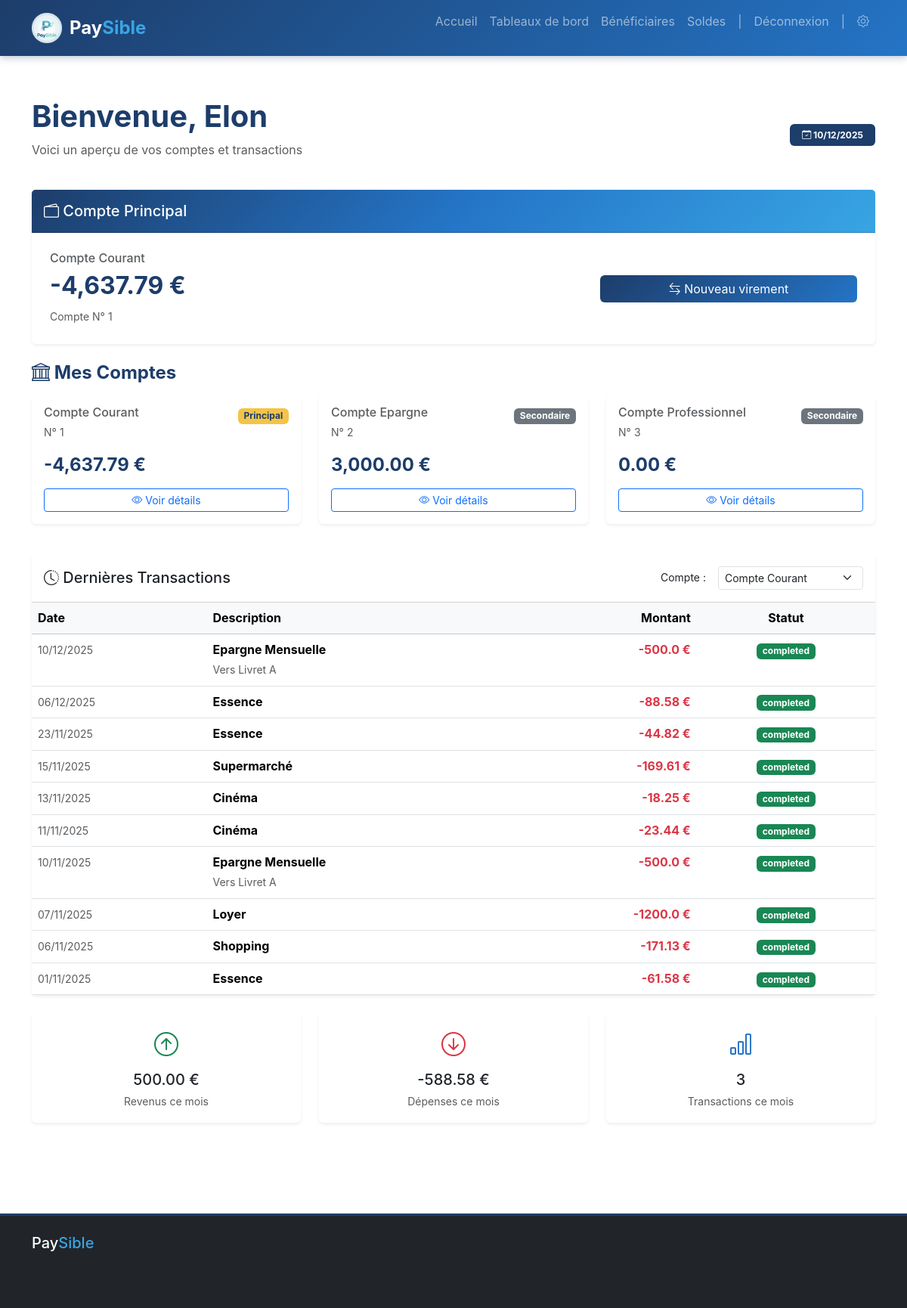
The page / (signed in) on the database its author committed.
### app/models/user.py (models this page shows)
class UserDB(Base):
    __tablename__ = "users"
    id = Column(Integer, primary_key=True, index=True)
    name = Column(String)
    last_name = Column(String)
    phone_number = Column(String)
    address = Column(String)
    email = Column(String, unique=True, index=True)
    creation_date = Column(DateTime, default=datetime.utcnow)
    accounts = relationship("AccountDB", back_populates="owner")

### app/models/account.py (models this page shows)
class AccountDB(Base):
    __tablename__ = "accounts"
    id = Column(Integer, primary_key=True, index=True)
    type = Column(String)  # Ex: Courant, Epargne
    iban = Column(String, unique=True, index=True)
    user_id = Column(Integer, ForeignKey("users.id"))
    owner = relationship("UserDB", back_populates="accounts")
    beneficiaries = relationship("BeneficiaryDB", back_populates="account")
    transaction_entries = relationship("TransactionEntryDB", back_populates="account")

### app/models/transaction.py (models this page shows)
class TransactionDB(Base):
    __tablename__ = "transactions"
    id = Column(Integer, primary_key=True, index=True)
    type = Column(String)
    amount = Column(Float)
    date = Column(DateTime, default=datetime.utcnow)
    description = Column(String)
    entries = relationship("TransactionEntryDB", back_populates="transaction")

class TransactionEntryDB(Base):
    __tablename__ = "transaction_entries"
    id = Column(Integer, primary_key=True, index=True)
    amount = Column(Float)
    type = Column(String) # Debit ou Credit
    description = Column(String)
    account_id = Column(Integer, ForeignKey("accounts.id"))
    transaction_id = Column(Integer, ForeignKey("transactions.id"))
    account = relationship("AccountDB", back_populates="transaction_entries")
    transaction = relationship("TransactionDB", back_populates="entries")

### app/web/routes.py (the view)
@router.get("/", response_class=HTMLResponse)
async def homepage(request: Request, db: Session = Depends(get_db)):
    user_email = get_user_email_from_session(request)
    if user_email:
        user = db.query(UserDB).filter(UserDB.email == user_email).first()
        if not user:
            return RedirectResponse(url="/logout")
        accounts_data = []
        total_balance = 0
        main_account_data = None
        db_accounts = user.accounts
        for index, acc in enumerate(db_accounts):
            bal = get_account_balance(db, acc.id)
            acc_info = {
                "id": acc.id,
                "iban": acc.iban,
                "type": f"Compte {acc.type}",
                "balance": f"{bal:,.2f}",
                "is_main": (index == 0)
            }
            accounts_data.append(acc_info)
            total_balance += bal
            if index == 0:
                main_account_data = acc_info
        user_account_ids = [acc.id for acc in user.accounts]
        transactions_by_account = {}
        for account in db_accounts:
            account_entries = db.query(TransactionEntryDB) \
                .join(TransactionDB) \
                .filter(TransactionEntryDB.account_id == account.id) \
                .order_by(TransactionDB.date.desc()) \
                .limit(10).all()
            transactions_list = []
            for entry in account_entries:
                transactions_list.append({
                    "date": entry.transaction.date.strftime("%d/%m/%Y"),
                    "description": entry.transaction.description,
                    "details": entry.description if entry.description != entry.transaction.description else "",
                    "amount": entry.amount,
                    "status": "completed"
                })
            transactions_by_account[account.id] = transactions_list
        current_month = datetime.now().month
        current_year = datetime.now().year
        month_entries = db.query(TransactionEntryDB) \
            .join(TransactionDB) \
            .filter(
            TransactionEntryDB.account_id.in_(user_account_ids),
            extract('month', TransactionDB.date) == current_month,
            extract('year', TransactionDB.date) == current_year
        ).all()
        stats = {
            "total_income": sum(e.amount for e in month_entries if e.amount > 0),
            "total_expenses": sum(e.amount for e in month_entries if e.amount < 0),
            "transaction_count": len(month_entries)
        }
        stats_display = {
            "total_income": f"{stats['total_income']:,.2f}",
            "total_expenses": f"{stats['total_expenses']:,.2f}",
            "transaction_count": stats['transaction_count']
        }
        return templates.TemplateResponse(
            "pages/home.html",
            {
                "request": request,
                "user_email": user.email,
                "user_name": user.name,
                "main_account": main_account_data,
                "accounts": accounts_data,
                "transactions_by_account": transactions_by_account,
                "stats": stats_display,
                "current_date": datetime.now().strftime("%d/%m/%Y")
            }
        )
    return templates.TemplateResponse("index.html", {"request": request, "user_email": None})

### templates/pages/home.html (shortened to what this page needs)
{% extends 'base.html' %}
{% block content %}
<div class="container py-4">
    <div class="row mb-4">
        <div class="col-12">
            <div class="d-flex justify-content-between align-items-center">
                <div>
                    <h1 class="section-title mb-2">Bienvenue, {{ user_name or user_email }}</h1>
                    <p class="text-muted">Voici un aperçu de vos comptes et transactions</p>
                </div>
                <div>
                    <span class="badge bg-primary-paysible px-3 py-2">
                        <i class="bi bi-calendar-check"></i> {{ current_date }}
                    </span>
                </div>
            </div>
        </div>
    </div>
    <div class="row mb-4">
        <div class="col-12">
            <div class="card border-0 shadow-sm">
                <div class="card-header bg-gradient-paysible text-white py-3">
                    <h5 class="mb-0">
                        <i class="bi bi-wallet2"></i> Compte Principal
                    </h5>
                </div>
                <div class="card-body p-4">
                    <div class="row align-items-center">
                        <div class="col-md-8">
                            <h6 class="text-muted mb-2">{{ main_account.type or 'Compte Courant' }}</h6>
                            <h2 class="text-primary-paysible mb-2">
                                <strong>{{ main_account.balance or '0.00' }} €</strong>
                            </h2>
                            <p class="mb-0 text-muted">
                                <small>Compte N° {{ main_account.id or 'XXXXXX' }}</small>
                            </p>
                        </div>
                        <div class="col-md-4 text-md-end">
                            <a href="/virement" class="btn btn-primary-paysible w-100">
                                <i class="bi bi-arrow-left-right"></i> Nouveau virement
                            </a>
                        </div>
                    </div>
                </div>
            </div>
        </div>
    </div>
    <div class="row mb-4">
        <div class="col-12">
            <h4 class="section-title mb-3">
                <i class="bi bi-bank"></i> Mes Comptes
            </h4>
        </div>
        {% if accounts and accounts|length > 0 %}
            {% for account in accounts %}
            <div class="col-md-6 col-lg-4 mb-3">
                <div class="card h-100 border-0 shadow-sm">
                    <div class="card-body">
                        <div class="d-flex justify-content-between align-items-start mb-3">
                            <div>
                                <h6 class="card-subtitle text-muted mb-1">{{ account.type or 'Compte' }}</h6>
                                <small class="text-muted">N° {{ account.id }}</small>
                            </div>
                            <span class="badge {% if account.is_main %}bg-gold-paysible{% else %}bg-secondary{% endif %}">
                                {% if account.is_main %}Principal{% else %}Secondaire{% endif %}
                            </span>
                        </div>
                        <h4 class="text-primary-paysible mb-3">
                            <strong>{{ account.balance or '0.00' }} €</strong>
                        </h4>
                        <a href="/dashboard" class="btn btn-sm btn-outline-primary w-100">
                            <i class="bi bi-eye"></i> Voir détails
                        </a>
                    </div>
                </div>
            </div>
            {% endfor %}
        {% endif %}
    </div>
    <div class="row">
        <div class="col-12">
            <div class="card border-0 shadow-sm">
                <div class="card-header bg-white py-3">
                    <div class="row align-items-center">
                        <div class="col-md-6">
                            <h5 class="mb-0">
                                <i class="bi bi-clock-history"></i> Dernières Transactions
                            </h5>
                        </div>
                        <div class="col-md-6">
                            <div class="d-flex justify-content-end align-items-center gap-2">
                                <label for="account-filter" class="mb-0 me-2 small">Compte :</label>
                                <select id="account-filter" class="form-select form-select-sm" style="width: auto;">
                                    {% for account in accounts %}
                                    <option value="{{ account.id }}" {% if loop.first %}selected{% endif %}>
                                        {{ account.type }}
                                    </option>
                                    {% endfor %}
                                </select>
                            </div>
                        </div>
                    </div>
                </div>
                <div class="card-body p-0">
                    {% if transactions_by_account %}
                        {% for account_id, account_transactions in transactions_by_account.items() %}
                        <div class="transaction-list" data-account-id="{{ account_id }}" style="{% if not loop.first %}display: none;{% endif %}">
                            {% if account_transactions and account_transactions|length > 0 %}
                                <div class="table-responsive">
                                    <table class="table table-hover mb-0">
                                        <thead class="table-light">
                                            <tr>
                                                <th>Date</th>
                                                <th>Description</th>
                                                <th class="text-end">Montant</th>
                                                <th class="text-center">Statut</th>
                                            </tr>
                                        </thead>
                                        <tbody>
                                            {% for transaction in account_transactions %}
                                            <tr>
                                                <td>
                                                    <small class="text-muted">{{ transaction.date }}</small>
                                                </td>
                                                <td>
                                                    <strong>{{ transaction.description or 'Transaction' }}</strong>
                                                    <br>
                                                    <small class="text-muted">{{ transaction.details or '' }}</small>
                                                </td>
                                                <td class="text-end">
                                                    <strong class="{% if transaction.amount > 0 %}text-success{% else %}text-danger{% endif %}">
                                                        {% if transaction.amount > 0 %}+{% endif %}{{ transaction.amount }} €
                                                    </strong>
                                                </td>
                                                <td class="text-center">
                                                    <span class="badge {% if transaction.status == 'completed' %}bg-success{% elif transaction.status == 'pending' %}bg-warning{% else %}bg-secondary{% endif %}">
                                                        {{ transaction.status_label or transaction.status or 'Complété' }}
                                                    </span>
                                                </td>
                                            </tr>
                                            {% endfor %}
                                        </tbody>
                                    </table>
                                </div>
                            {% else %}
                                <div class="text-center py-5">
                                    <i class="bi bi-receipt text-muted" style="font-size: 3rem;"></i>
                                    <p class="text-muted mt-3 mb-0">Aucune transaction pour ce compte</p>
                                </div>
                            {% endif %}
                        </div>
                        {% endfor %}
                    {% else %}
                        <div class="text-center py-5">
                            <i class="bi bi-receipt text-muted" style="font-size: 3rem;"></i>
                            <p class="text-muted mt-3 mb-0">Aucune transaction récente</p>
                        </div>
                    {% endif %}
                </div>
            </div>
        </div>
    </div>
    <div class="row mt-4">
        <div class="col-md-4 mb-3">
            <div class="card border-0 shadow-sm text-center">
                <div class="card-body">
                    <i class="bi bi-arrow-up-circle text-success" style="font-size: 2rem;"></i>
                    <h5 class="mt-2 mb-1">{{ stats.total_income or '0.00' }} €</h5>
                    <p class="text-muted mb-0"><small>Revenus ce mois</small></p>
                </div>
            </div>
        </div>
        <div class="col-md-4 mb-3">
            <div class="card border-0 shadow-sm text-center">
                <div class="card-body">
                    <i class="bi bi-arrow-down-circle text-danger" style="font-size: 2rem;"></i>
                    <h5 class="mt-2 mb-1">{{ stats.total_expenses or '0.00' }} €</h5>
                    <p class="text-muted mb-0"><small>Dépenses ce mois</small></p>
                </div>
            </div>
        </div>
        <div class="col-md-4 mb-3">
            <div class="card border-0 shadow-sm text-center">
                <div class="card-body">
                    <i class="bi bi-bar-chart text-blue-paysible" style="font-size: 2rem;"></i>
                    <h5 class="mt-2 mb-1">{{ stats.transaction_count or '0' }}</h5>
                    <p class="text-muted mb-0"><small>Transactions ce mois</small></p>
                </div>
            </div>
        </div>
    </div>
</div>
{% endblock %}

### rows shown on the page
UserDB: name "Elon"
AccountDB: type "Compte Courant", id "1", shows "Principal", balance "-4,637.79"
AccountDB: type "Compte Epargne", id "2", shows "Secondaire", balance "3,000.00"
AccountDB: type "Compte Professionnel", id "3", shows "Secondaire", balance "0.00"

### other values the page prints
{{ current_date }} "10/12/2025"
{{ main_account.type or 'Compte Courant' }} "Compte Courant"
{{ main_account.balance or '0.00' }} "-4,637.79"
{{ main_account.id or 'XXXXXX' }} "1"
{{ transaction.date }} "10/12/2025" "06/12/2025" "23/11/2025" "15/11/2025" "13/11/2025" "11/11/2025" "10/11/2025" "07/11/2025" "06/11/2025" "01/11/2025"
{{ transaction.status_label or transaction.status or 'Complété' }} "completed" "completed" "completed" "completed" "completed" "completed" "completed" "completed" "completed" "completed"
{{ stats.total_income or '0.00' }} "500.00"
{{ stats.total_expenses or '0.00' }} "-588.58"
{{ stats.transaction_count or '0' }} "3"
form field value "Compte Courant"
